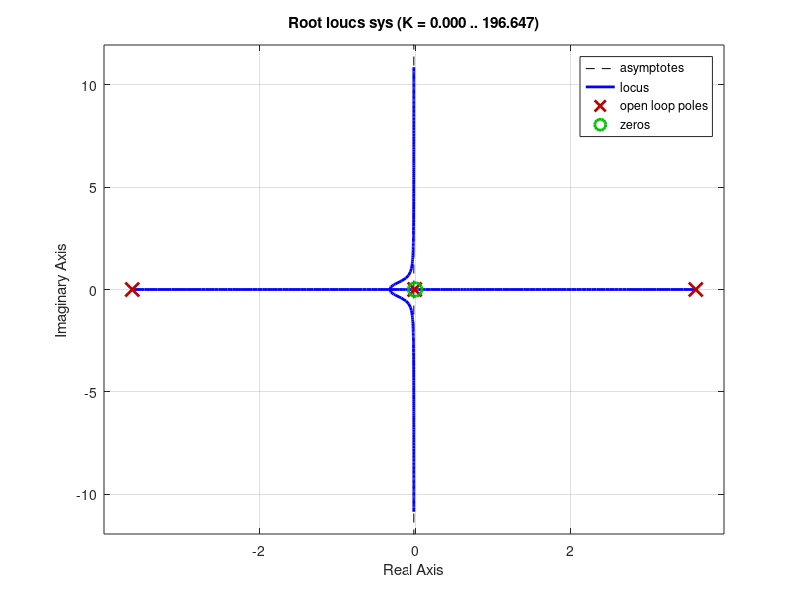

MATLAB code to generate this figure:
mc= 1.5
mp= 0.5
g = 9.82
L = 1
d1= 0.01
d2= 0.01
A = [0,0,1,0;
     0,0,0,1;
     0,(g*mp)/mc,-d1/mc,-d2/(L*mc);
     0,(g*(mc+mp))/(L*mc),-d1/(L*mc),-(d2*(mc+mp))/(L*L*mc*mp)]

B = [0;0;1/mc;1/(L*mc)]
C = [0,1,0,0]
D = 0
sys=ss(A,B,C,D)          % builds a state-space model
[a,b,c,d] = ssdata(sys)  % extracts the matrix data (A,B,C,D) from the space state model


A(3,2) = (g*mp)/mc;
A(3,3) = -d1/mc;
A(3,4) = -d2/(L*mc);
A(4,2) = (g*(mc+mp))/(L*mc);
A(4,3) = -d1/(L*mc);
A(4,4) = -(d2*(mc+mp))/(L*L*mc*mp);
B(3,1) = 1/mc;
B(4,1) = 1/(L*mc);

rlocus(sys)             % examining how the roots of a system change with variation gain within a feedback system. 
                        % The sys is not controllable by a p-controller as
                        % it has roots which are on the postivie side of
                        % the plane hence, it is an unstable system.
                 
%sisotool(sys)           %shows that the system is not controllable just by using the SISOtool